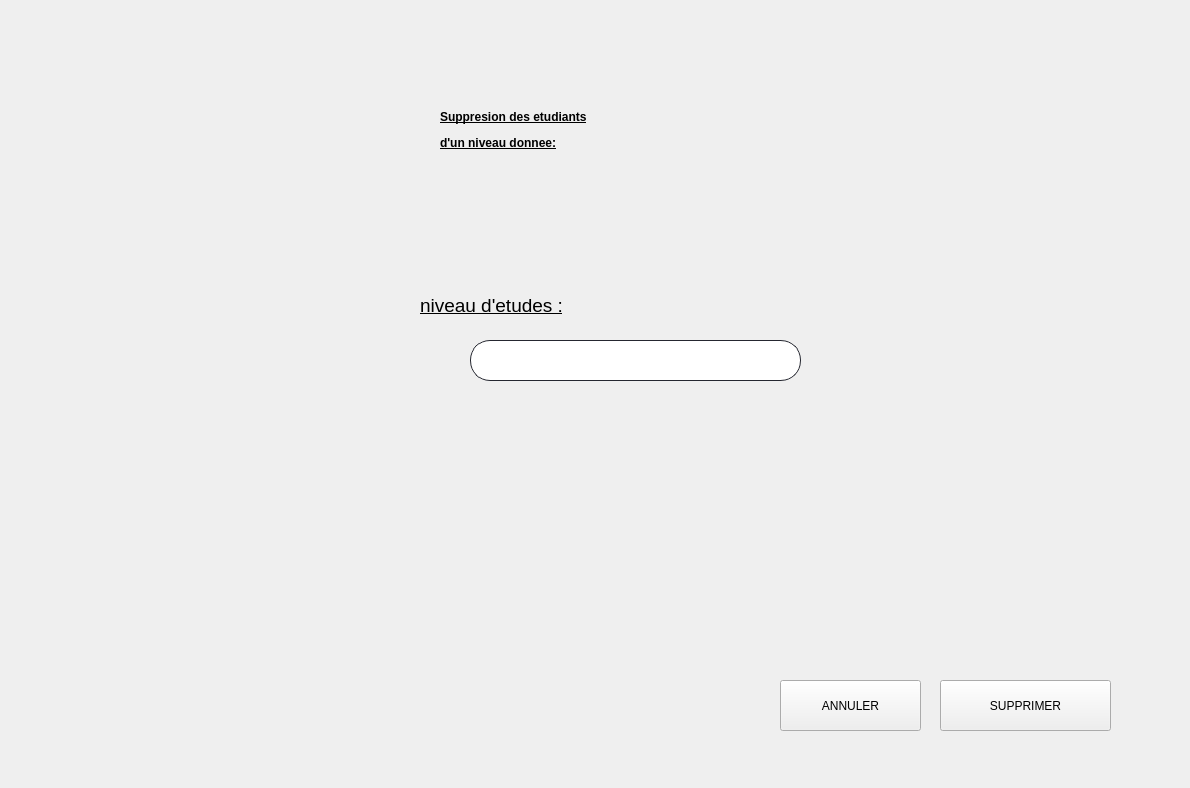
<?xml version="1.0" encoding="UTF-8"?>
<ui version="4.0">
 <class>Form</class>
 <widget class="QWidget" name="Form">
  <property name="geometry">
   <rect>
    <x>0</x>
    <y>0</y>
    <width>1190</width>
    <height>788</height>
   </rect>
  </property>
  <property name="windowTitle">
   <string>Form</string>
  </property>
  <widget class="QPushButton" name="supprimer">
   <property name="geometry">
    <rect>
     <x>940</x>
     <y>680</y>
     <width>171</width>
     <height>51</height>
    </rect>
   </property>
   <property name="styleSheet">
    <string notr="true">font: 75 14pt &quot;MS Shell Dlg 2&quot;;
 
</string>
   </property>
   <property name="text">
    <string>SUPPRIMER</string>
   </property>
  </widget>
  <widget class="QLabel" name="label">
   <property name="geometry">
    <rect>
     <x>420</x>
     <y>270</y>
     <width>591</width>
     <height>71</height>
    </rect>
   </property>
   <property name="styleSheet">
    <string notr="true"/>
   </property>
   <property name="text">
    <string>&lt;html&gt;&lt;head/&gt;&lt;body&gt;&lt;p&gt;&lt;span style=&quot; font-size:14pt; text-decoration: underline; color:#000000;&quot;&gt;niveau d'etudes :&lt;/span&gt;&lt;/p&gt;&lt;/body&gt;&lt;/html&gt;</string>
   </property>
  </widget>
  <widget class="QPushButton" name="annuler">
   <property name="geometry">
    <rect>
     <x>780</x>
     <y>680</y>
     <width>141</width>
     <height>51</height>
    </rect>
   </property>
   <property name="styleSheet">
    <string notr="true">font: 75 14pt &quot;MS Shell Dlg 2&quot;;
 
</string>
   </property>
   <property name="text">
    <string>ANNULER</string>
   </property>
  </widget>
  <widget class="QLabel" name="section_2">
   <property name="geometry">
    <rect>
     <x>240</x>
     <y>350</y>
     <width>481</width>
     <height>31</height>
    </rect>
   </property>
   <property name="text">
    <string/>
   </property>
  </widget>
  <widget class="QLineEdit" name="niveau">
   <property name="geometry">
    <rect>
     <x>470</x>
     <y>340</y>
     <width>331</width>
     <height>41</height>
    </rect>
   </property>
   <property name="styleSheet">
    <string notr="true">QLineEdit {
border: 1px solid rgb(37,39,48);
border-radius: 20px;
padding-left:20px;
padding-right:20px;
}
QLineEdit:hover{
	border: 2px solid rgb(222, 221, 218)
}
QLineEdit:focus{
	border: 2px solid rgb(154, 208, 236)
}</string>
   </property>
  </widget>
  <widget class="QLabel" name="niveau_2">
   <property name="geometry">
    <rect>
     <x>480</x>
     <y>380</y>
     <width>491</width>
     <height>41</height>
    </rect>
   </property>
   <property name="text">
    <string/>
   </property>
  </widget>
  <widget class="QLabel" name="label_2">
   <property name="geometry">
    <rect>
     <x>10</x>
     <y>-15</y>
     <width>1191</width>
     <height>791</height>
    </rect>
   </property>
   <property name="text">
    <string/>
   </property>
   <property name="pixmap">
    <pixmap>n1mtIpU.jpg</pixmap>
   </property>
   <property name="scaledContents">
    <bool>true</bool>
   </property>
  </widget>
  <widget class="QLabel" name="label_10">
   <property name="geometry">
    <rect>
     <x>1030</x>
     <y>30</y>
     <width>131</width>
     <height>171</height>
    </rect>
   </property>
   <property name="text">
    <string/>
   </property>
   <property name="pixmap">
    <pixmap>output-onlinepngtools.png</pixmap>
   </property>
   <property name="scaledContents">
    <bool>true</bool>
   </property>
  </widget>
  <widget class="QLabel" name="label_4">
   <property name="geometry">
    <rect>
     <x>440</x>
     <y>90</y>
     <width>651</width>
     <height>121</height>
    </rect>
   </property>
   <property name="styleSheet">
    <string notr="true">color: rgb(0, 0, 0);

font: 25pt &quot;Rockwell Condensed&quot;;

</string>
   </property>
   <property name="text">
    <string>&lt;html&gt;&lt;head/&gt;&lt;body&gt;&lt;p&gt;&lt;span style=&quot; font-weight:600; text-decoration: underline;&quot;&gt;Suppresion des etudiants&lt;/span&gt;&lt;/p&gt;&lt;p&gt;&lt;span style=&quot; font-weight:600; text-decoration: underline;&quot;&gt; d'un niveau donnee:&lt;/span&gt;&lt;/p&gt;&lt;p&gt;&lt;br/&gt;&lt;/p&gt;&lt;/body&gt;&lt;/html&gt;</string>
   </property>
  </widget>
  <zorder>label_2</zorder>
  <zorder>supprimer</zorder>
  <zorder>label</zorder>
  <zorder>annuler</zorder>
  <zorder>section_2</zorder>
  <zorder>niveau</zorder>
  <zorder>niveau_2</zorder>
  <zorder>label_10</zorder>
  <zorder>label_4</zorder>
 </widget>
 <resources/>
 <connections/>
</ui>
